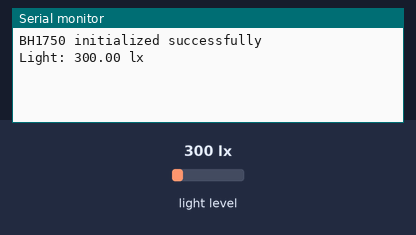
Bench run of a sketch on a simulated ESP32. Shown: the last lines printed to the serial monitor. The test bench sets the inputs (shaded band); at power-on: light level 300 lx.

Above: at 1.3 s.
1.4 s: light level set to 40 lx
At 2.7 s:
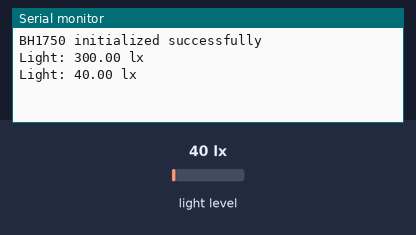
4.1 s: light level set to 500 lx
At 5.4 s:
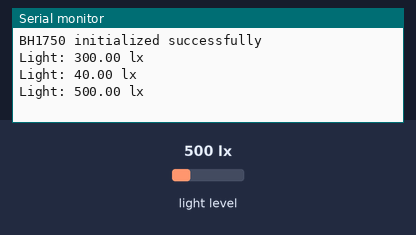
Timing chart, 0 to 7.1 s (numbered marks = the images above; inputs shaded):
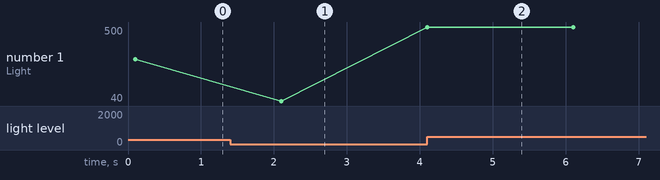

The sketch:

lightSensor.ino
```cpp
#include <Wire.h>
#include <BH1750.h>

BH1750 lightMeter(0x23);

#define SDA_PIN 6
#define SCL_PIN 7

void setup() {
  Serial.begin(115200);
  while (!Serial) {}

  Wire.begin(SDA_PIN, SCL_PIN);
  delay(100);

  if (lightMeter.begin(BH1750::CONTINUOUS_HIGH_RES_MODE)) {
    Serial.println("BH1750 initialized successfully");
  } else {
    Serial.println("Error initializing BH1750 - check wiring");
  }
}

void loop() {
  float lux = lightMeter.readLightLevel();
  Serial.print("Light: ");
  Serial.print(lux);
  Serial.println(" lx");
  delay(2000);
}
```

Measured:
- after the input at 1.4 s, the serial monitor: prints a new line after 0.70 s (image 1)
- after the input at 4.1 s, the serial monitor: prints a new line at once (image 2)
- plotted number 1: 300 → 40 after the input at 1.4 s, 40 → 500 after the input at 4.1 s
